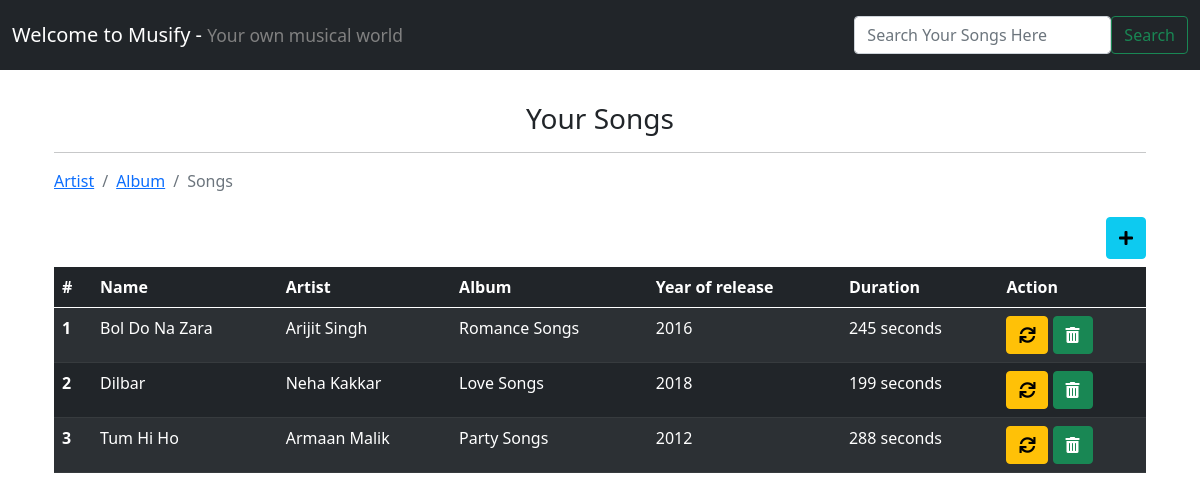
The page / on the database its author committed.
### tables this page shows
CREATE TABLE `song` (
  `song_id` int(7) NOT NULL,
  `song_name` varchar(255) NOT NULL,
  `artist` int(7) NOT NULL,
  `album` int(7) NOT NULL,
  `year_of_release` varchar(255) NOT NULL,
  `duration` int(7) NOT NULL,
  `timestamp` datetime NOT NULL DEFAULT current_timestamp()
);

CREATE TABLE `artist` (
  `artist_id` int(7) NOT NULL,
  `artist_name` varchar(255) NOT NULL
);

CREATE TABLE `album` (
  `album_id` int(7) NOT NULL,
  `album_name` varchar(255) NOT NULL
);

### index.php (the view, shortened to what this page needs)
<!doctype html>
<html lang="en">
<head>
    <link href="https://cdn.jsdelivr.net/npm/bootstrap@5.0.0-beta3/dist/css/bootstrap.min.css" rel="stylesheet">
    <link rel="stylesheet" href="https://pro.fontawesome.com/releases/v5.10.0/css/all.css" />
</head>
<?php include '_dbconnect.php'; ?>
<body>
    <?php include '_header.php'; ?>
    <div class="container py-2 my-2">
        <div class="container py-2 my-2">
            <h3 class="text-center">Your Songs</h3>
            <hr>
            <nav aria-label="breadcrumb">
                <ol class="breadcrumb">
                    <li class="breadcrumb-item"><a href="artists.php">Artist</a></li>
                    <li class="breadcrumb-item"><a href="albums.php">Album</a></li>
                    <li class="breadcrumb-item active" aria-current="page">Songs</li>
                </ol>
            </nav>
            <a href="addSong.php" class="btn btn-info py-2 my-2" style="float: right;"><i class="fas fa-plus"></i></a>
            <table class="table table-striped table-dark py-4 my-4">
                <thead>
                    <tr>
                        <th scope="col">#</th>
                        <th scope="col">Name</th>
                        <th scope="col">Artist</th>
                        <th scope="col">Album</th>
                        <th scope="col">Year of release</th>
                        <th scope="col">Duration</th>
                        <th scope="col">Action</th>
                    </tr>
                </thead>
                <tbody>
                    <?php
                    $sql = "SELECT * FROM `song`";
                    $result = mysqli_query($conn, $sql);
                    while ($row = mysqli_fetch_assoc($result)) {
                        $songId = $row['song_id'];
                        $songName = $row['song_name'];
                        $artist = $row['artist'];
                        $album = $row['album'];
                        $releasedYear = $row['year_of_release'];
                        $duration = $row['duration'];
                        $sql1 = "SELECT * FROM `artist` WHERE `artist_id` = $artist";
                        $result1 = mysqli_query($conn, $sql1);
                        $row1 = mysqli_fetch_assoc($result1);
                        $artist_name = $row1['artist_name'];
                        $sql2 = "SELECT * FROM `album` WHERE `album_id` = $album";
                        $result2 = mysqli_query($conn, $sql2);
                        $row2 = mysqli_fetch_assoc($result2);
                        $album_name = $row2['album_name'];
                        echo '<tr>
                            <th scope="row">' . $songId . '</th>
                            <td>' . $songName . '</td>
                            <td>' . $artist_name . '</td>
                            <td>' . $album_name . '</td>
                            <td>' . $releasedYear . '</td>
                            <td>' . $duration . ' seconds</td>
                            <td><a href="updateSong.php?song=' . $songId . '" class="btn btn-warning"> <i class="fas fa-sync"></i></a>
                            <a href="deleteSong.php?song=' . $songId . '" class="btn btn-success"> <i class="fas fa-trash-alt"></i></a></td>
                        </tr>';
                    }
                    ?>
                </tbody>
            </table>
        </div>
    </div>
</body>
</html>

### _header.php
<?php
    echo '<nav class="navbar navbar-dark bg-dark">
    <div class="container-fluid">
    <a href="index.php" class="navbar-brand">Welcome to Musify - <small style="color: grey;">Your own musical world</small></a>
    <form class="d-flex py-2" action="search.php" method="post">
      <input class="form-control mr-sm-2" type="search" placeholder="Search Your Songs Here" aria-label="Search" name="query">
      <button class="btn btn-outline-success my-2 my-sm-0" type="submit">Search</button>
    </form>
    </div>
  </nav>';
?>

### rows shown on the page
song: song_id "1", song_name "Bol Do Na Zara", artist.artist_name "Arijit Singh", album.album_name "Romance Songs", year_of_release "2016", duration "245"
song: song_id "2", song_name "Dilbar", artist.artist_name "Neha Kakkar", album.album_name "Love Songs", year_of_release "2018", duration "199"
song: song_id "3", song_name "Tum Hi Ho", artist.artist_name "Armaan Malik", album.album_name "Party Songs", year_of_release "2012", duration "288"
